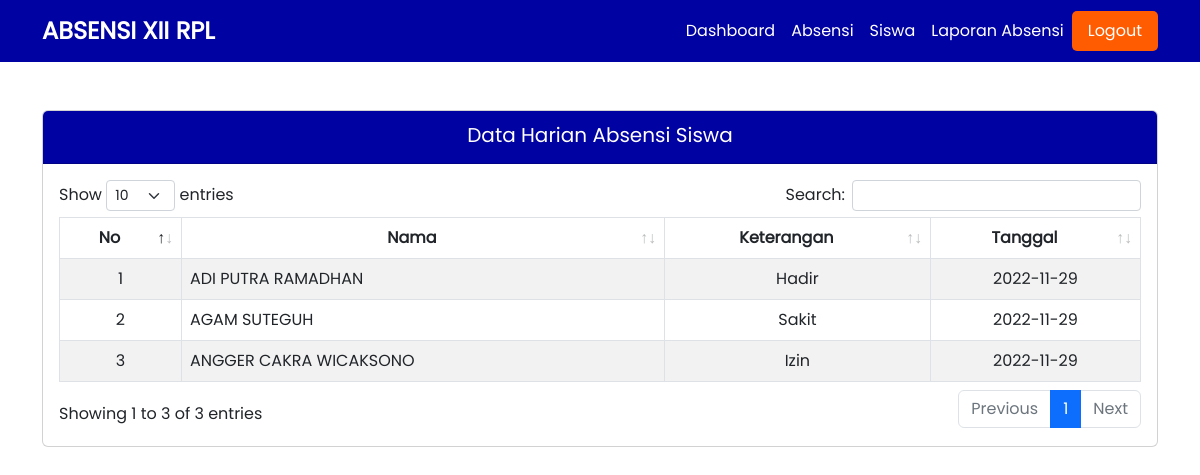
/views/dashboard.php, run on the app's committed database.
### tables this page shows
CREATE TABLE `tbl_absensi` (
  `id_absen` int(11) NOT NULL,
  `id_siswa` int(11) NOT NULL,
  `keterangan` varchar(100) NOT NULL,
  `tanggal` date NOT NULL
);

CREATE TABLE `tbl_siswa` (
  `id_siswa` int(11) NOT NULL,
  `nama` varchar(100) NOT NULL,
  `email` varchar(100) NOT NULL,
  `alamat` varchar(100) NOT NULL,
  `notelp` varchar(100) NOT NULL
);

### views/dashboard.php (the view, shortened to what this page needs)
<?php
include("../layouts/header.php");
$today = date('Y-m-d');
$queryAbsensi = mysqli_query($koneksi, "SELECT * FROM tbl_absensi JOIN tbl_siswa ON tbl_siswa.id_siswa = tbl_absensi.id_siswa WHERE  tbl_absensi.tanggal = '$today' ORDER BY nama ASC");
?>
<div class="container">
    <div class="card mt-5">
        <div class="card-header align-items-center text-center py-2" style="background-color: #0002A1;">
            <h5 class="text-white mt-1">Data Harian Absensi Siswa</h5>
        </div>
        <div class="card-body">
            <table id="table" class="table table-striped table-bordered  d-md-block d-lg-table overflow-auto">
                <thead class="text-center">
                    <tr>
                        <th>No</th>
                        <th>Nama</th>
                        <th>Keterangan</th>
                        <th>Tanggal</th>
                    </tr>
                </thead>
                <tbody>
                    <?php
                    $no = 1;
                    foreach ($queryAbsensi as $absensi) {
                    ?>
                        <tr>
                            <td class="text-center"><?= $no++ ?></td>
                            <td><?= $absensi['nama'] ?></td>
                            <td class="text-center"><?= $absensi['keterangan'] ?></td>
                            <td class="text-center"><?= $absensi['tanggal'] ?></td>
                        </tr>
                    <?php } ?>
                </tbody>
            </table>
        </div>
    </div>
</div>
<?php include("../layouts/footer.php") ?>

### assets/styles/style.css (style rules this page uses)
html { height: 100%; }
body { min-height: 100vh; font-family: "Poppins-Regular"; }

### layouts/header.php (style rules this page uses)
* { font-family: "Poppins-regular"; }

### data on the page
tbl_absensi: id_siswa.nama "ADI PUTRA RAMADHAN", keterangan "Hadir", tanggal "2022-11-29"
tbl_absensi: id_siswa.nama "AGAM SUTEGUH", keterangan "Sakit", tanggal "2022-11-29"
tbl_absensi: id_siswa.nama "ANGGER CAKRA WICAKSONO", keterangan "Izin", tanggal "2022-11-29"
